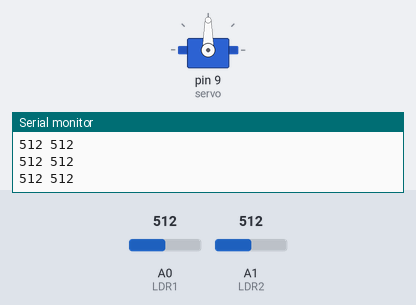
The sketch below on a simulated Arduino Uno, built with avr-gcc and run on an emulated ATmega328P. Shown: servo, the last lines printed to the serial monitor. The inputs (shaded band) are chosen by the test bench; at power-on: A0 (LDR1) = 512, A1 (LDR2) = 512.

Above: at 2.2 s.
2.3 s: A0 (LDR1) set to 537
At 3.26 s:
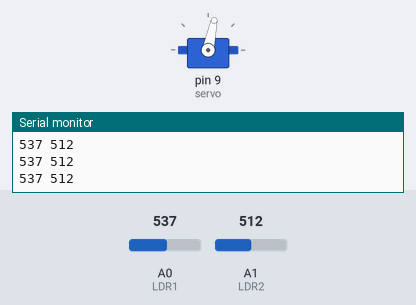
5.3 s: A0 (LDR1) set to 511
At 5.3 s:
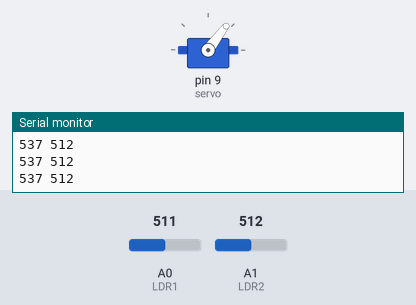
6.8 s: A1 (LDR2) set to 492
At 7.86 s:
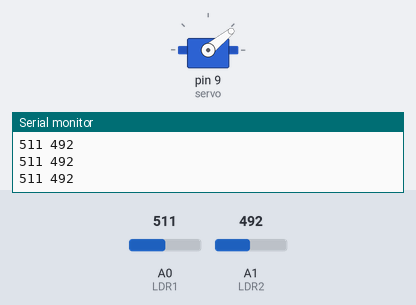
9.8 s: A1 (LDR2) set to 716
12.8 s: A1 (LDR2) set to 511
At 12.8 s:
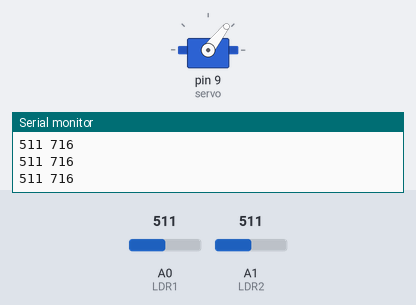
Timing chart, 0 to 15.3 s (numbered marks = the images above; inputs shaded):
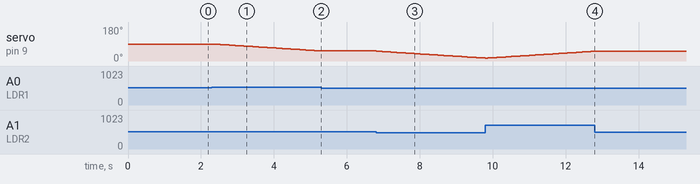

The sketch:

Solar_panel_Tracking.ino
```cpp
#include <Servo.h>
#define LDR1 A0
#define LDR2 A1
#define error 10
int Spoint =  90;
Servo servo;

void setup() {
  Serial.begin(9600);
  servo.attach(9);
  servo.write(Spoint);
  delay(1000);
}

void loop() {
   int ldr1 = analogRead(LDR1);
   int ldr2 = analogRead(LDR2);
   Serial.print(ldr1);
      Serial.print(" ");
   Serial.println(ldr2);


  int value1 = abs(ldr1 - ldr2);
  int value2 = abs(ldr2 - ldr1);


  if ((value1 <= error) || (value2 <= error)) {

  } else {
    if (ldr1 > ldr2) {
      Spoint = --Spoint;
    }
    if (ldr1 < ldr2) {
      Spoint = ++Spoint;
    }
  }

  servo.write(Spoint);
  delay(80);
}
```

Measured:
- the behaviour switches between 522 and 523 on A0 (LDR1) (found by bisection; images 0 and 1)
- the behaviour switches between 501 and 500 on A1 (LDR2) (found by bisection; images 2 and 3)
- after the input at 2.3 s, servo on pin 9 (servo): moves from 90° to 53° over 2.9 s, starting after 0.07 s
- after the input at 5.3 s, servo on pin 9 (servo): stays 53° (without the input it goes to 52° after 0.05 s)
- after the input at 6.8 s, servo on pin 9 (servo): moves from 53° to 15° over 3.0 s, starting at once
- after the input at 12.8 s, servo on pin 9 (servo): stays 52° (without the input it goes to 53° after 0.05 s)
